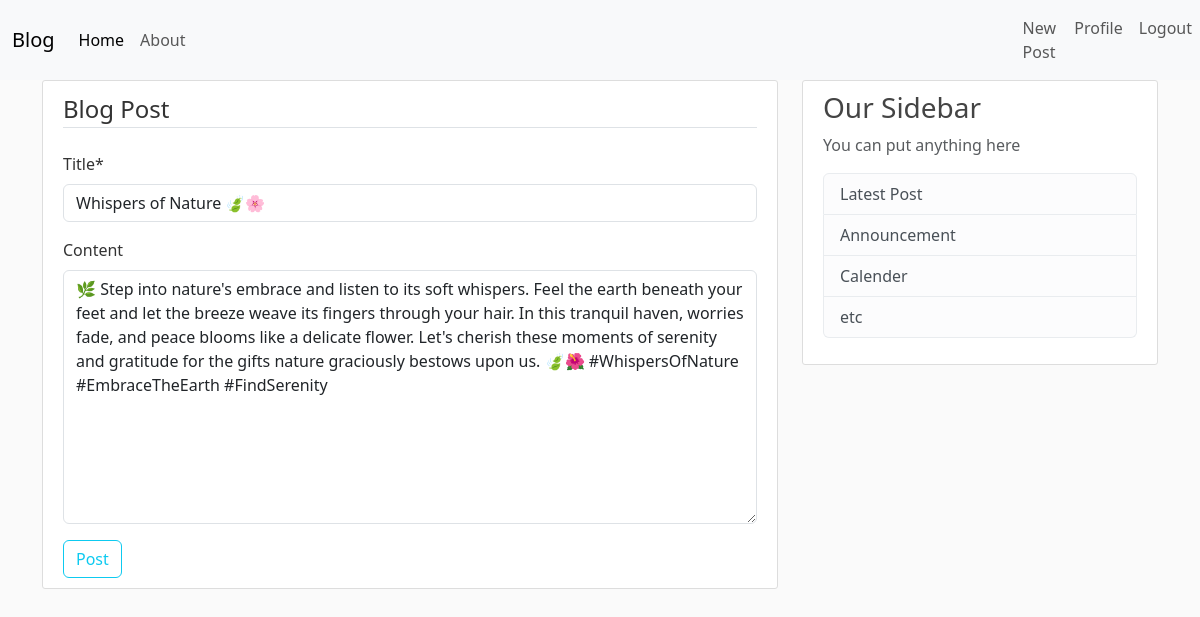
Screenshot of /post/20/update/ (signed in) with the database file from the repository.
### blog/models.py (models this page shows, shortened)
class Post(models.Model):
    title = models.CharField(max_length=100)
    content = RichTextField(blank=True, null=True)
    date_posted = models.DateTimeField(default=timezone.now)
    author = models.ForeignKey(User, on_delete=models.CASCADE)

### blog/views.py (the view, shortened to what this page needs)
# urls.py: path('post/<int:pk>/update/', PostUpdateView.as_view(), name='post-update'),
class PostUpdateView(LoginRequiredMixin, UserPassesTestMixin, UpdateView):
    model = Post
    fields = ['title', 'content']
    def test_func(self):
        post = self.get_object()
        if self.request.user == post.author:
            return True
        return False

### blog/templates/blog/post_form.html (shortened to what this page needs)
{% extends 'blog/base.html' %}
{% load crispy_forms_tags %}
    {% block content %}
        <div class="content-section">
            <form method="POST" action="">
                <fieldset class="form-group">
                    <legend class="border-bottom mb-4">Blog Post</legend>
                    {{ form|crispy}}
                </fieldset>
                <div class="form-group">
                    <button class="btn btn-outline-info" type="submit">Post</button>
                </div>
            </form>
        </div>
    {% endblock content %}

### blog/static/blog/main.css (style rules this page uses)
body { background: #fafafa; color: #333333; margin-top: 5rem; }
.content-section { background: #ffffff; padding: 10px 20px; border: 1px solid #dddddd; border-radius: 3px; margin-bottom: 20px; }

### rows the page displays
Post: title "Whispers of Nature 🍃🌸", content "🌿 Step into nature's embrace and listen to its soft whispers. Feel the earth beneath your feet and let the breeze weave its fingers through your hair. In this tranquil haven, worries fade, and peace blooms like a delicate flower. Let's cherish these moments of serenity and gratitude for the gifts nature graciously bestows upon us. 🍃🌺 #WhispersOfNature #EmbraceTheEarth #FindSerenity"
